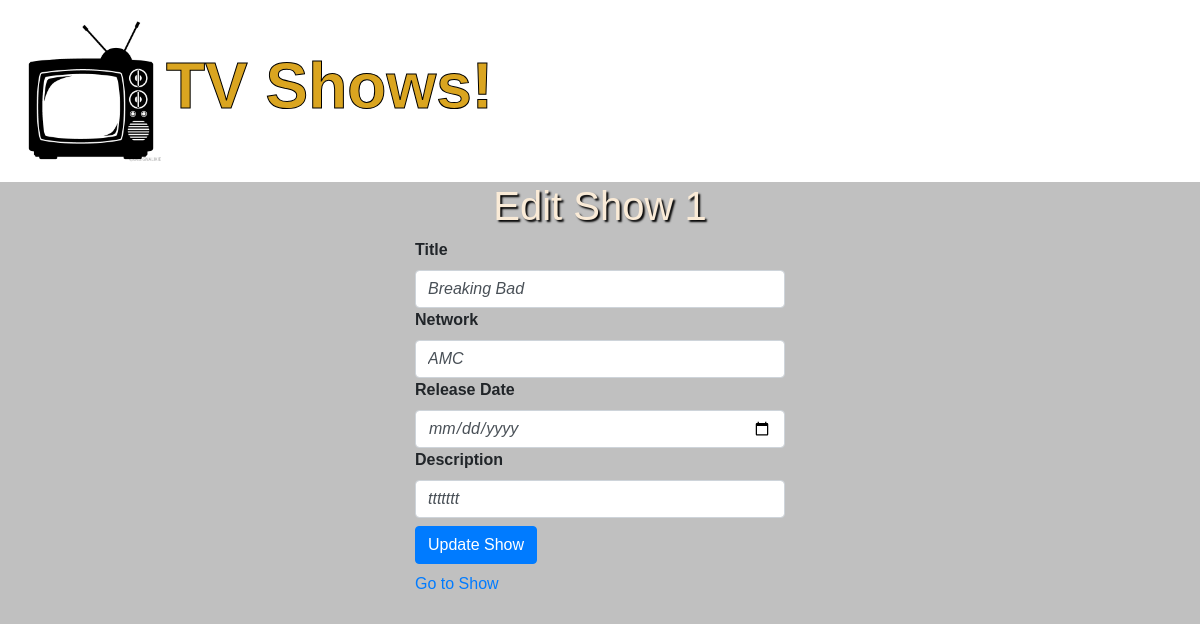
Before: /shows/1/edit with the older database file.
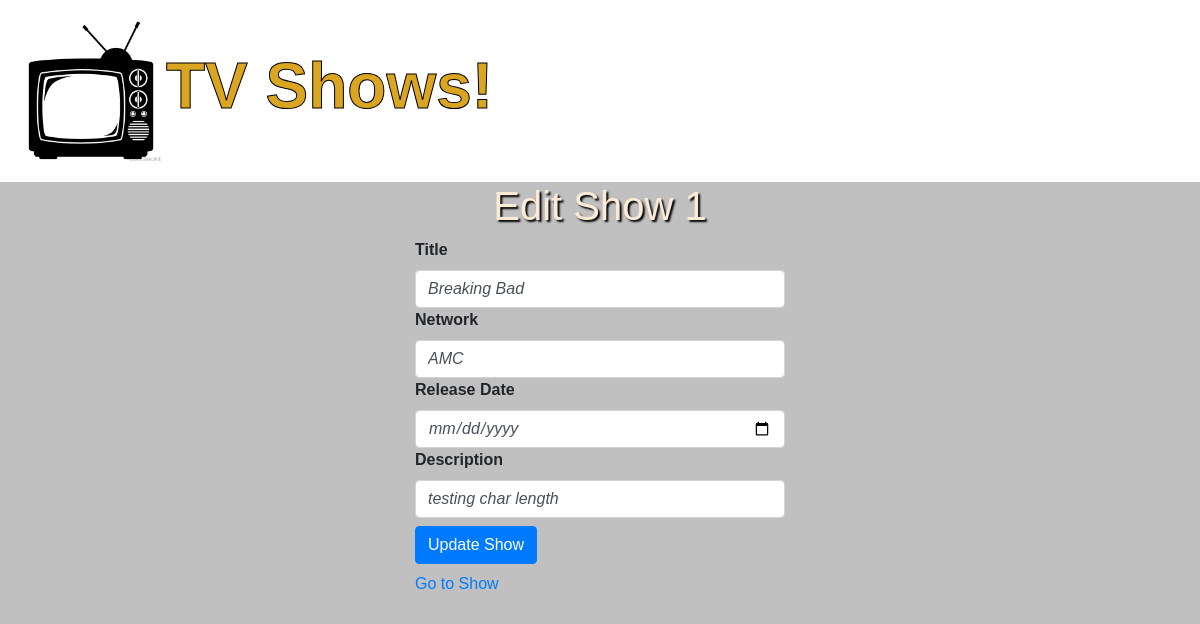
After: the same page with the newer database file.
### tv_app/models.py (models this page shows, shortened)
class Show(models.Model):
    title = models.CharField(max_length=20)
    network = models.CharField(max_length=20)
    date = models.DateField()
    desc = models.TextField()
    created_at = models.DateTimeField(auto_now_add=True)
    updated_at = models.DateTimeField(auto_now=True)
    objects = ShowManager()

### tv_app/views.py (the view)
def shows_edit(request, num):
    show = Show.objects.get(id=num)
    context = {
        "show": show
    }
    return render(request, 'edit.html', context)

### tv_app/templates/edit.html (shortened to what this page needs)
{% extends 'base.html' %}
{% block head %}
{% load static %}
<link rel="stylesheet" href="{% static 'css/style.css' %}">
{% endblock head %}
{% block content %}
<div class="container-fluid">
    <div class="row justify-content-center">
        <div class="col-4">
            <h1>Edit Show {{ show.id }} </h1>
            <form class="form-group mb-2" action="/shows/{{ show.id }}/update" method="post">
                <label class="font-weight-bold" for="title">Title</label>
                <input class="form-control font-italic" type=" text" name="title" value="{{ show.title }}">
                <label class="font-weight-bold" for="network">Network</label>
                <input class="form-control font-italic" type="text" name="network" value="{{ show.network }}">
                <label class="font-weight-bold" for="date">Release Date</label>
                <input class="form-control font-italic" type="date" name="date" value="{{ show.date }}">
                <label class="font-weight-bold" for="desc">Description</label>
                <input class="form-control font-italic" name="desc" value="{{ show.desc }}"></input>
                <button type="submit" class="btn btn-primary btn-md mt-2">Update Show</button>
            </form>
            <a href="/shows/{{ show.id }}">Go to Show</a>
        </div>
    </div>
</div>
{% endblock content %}

Changed rows visible on the page:
changed Show "Breaking Bad": desc "ttttttt" → "testing char length"
